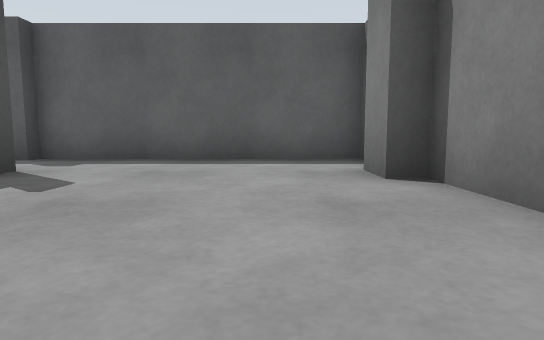
View 1 (above)

24 first-person views from a walk through a Gazebo world. The camera is 0.5 m above the floor, tilts 6° down and sees 75° across. The floor is counted in squares, 1 m on a side. Each view is taken from the middle of a square. On the plan, view 1 faces up. The plan holds only what a view shows up to about 9 squares ahead; the rest is blank. The place goes on beyond the plan.

View 2
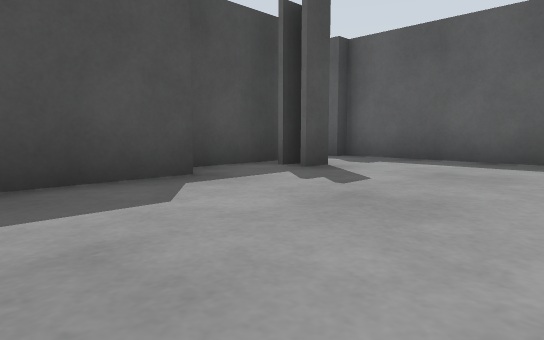

View 3
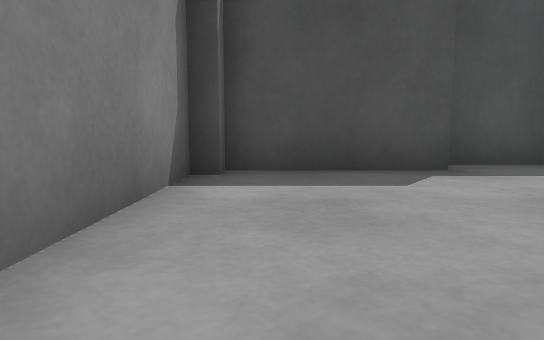

View 4
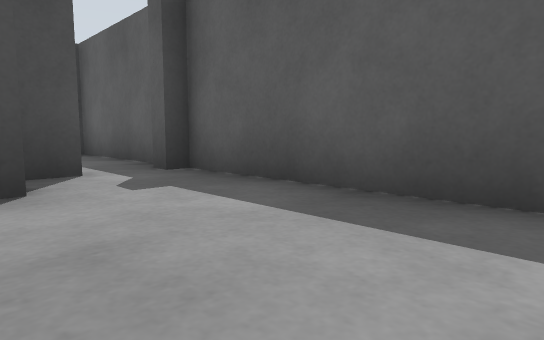

View 5
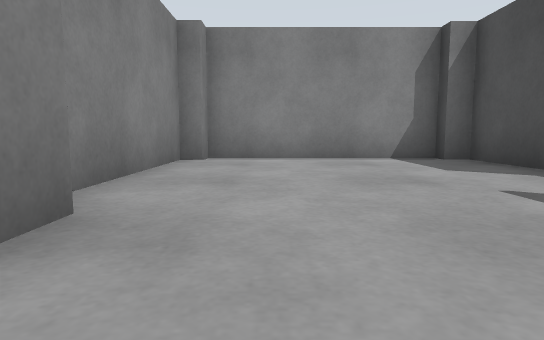

View 6
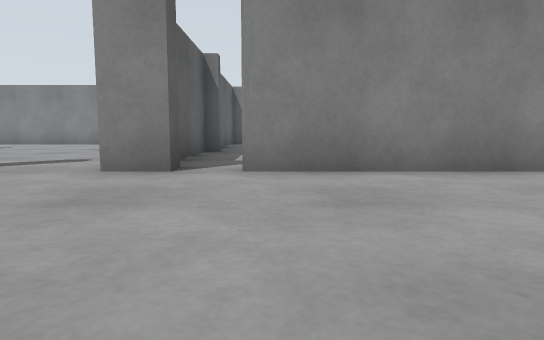

View 7
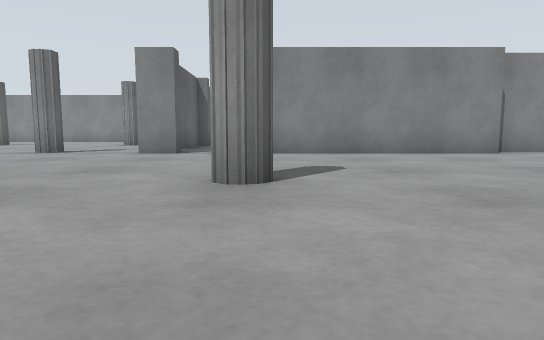

View 8
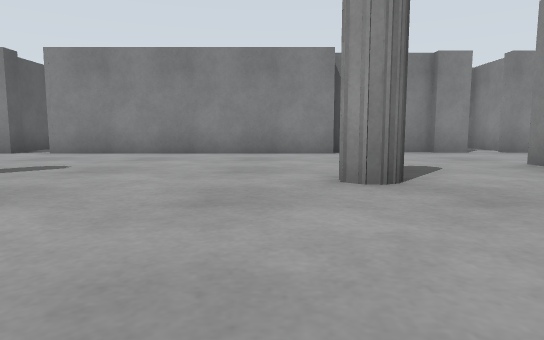

View 9
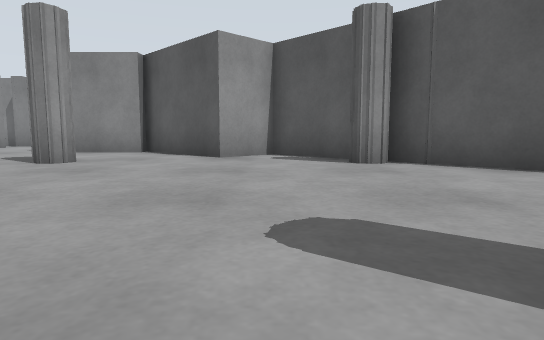

View 10
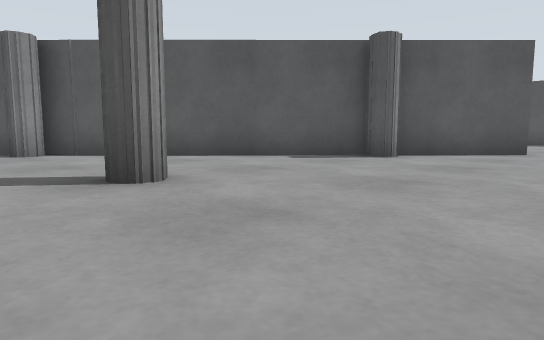

View 11
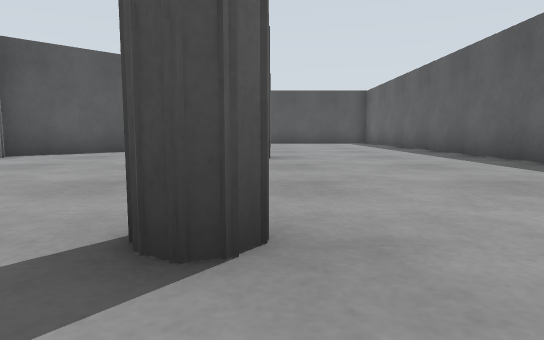

View 12
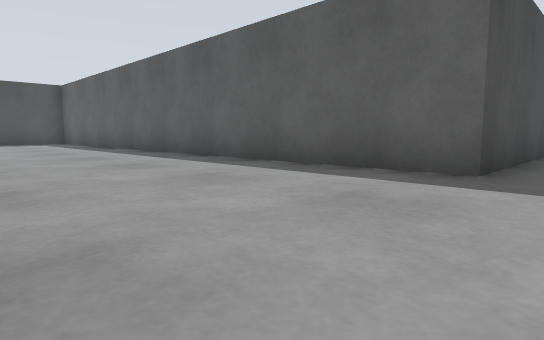

View 13
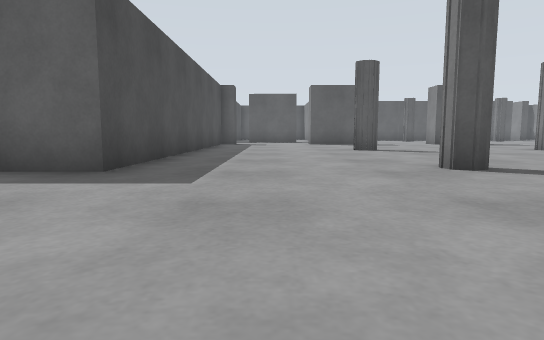

View 14
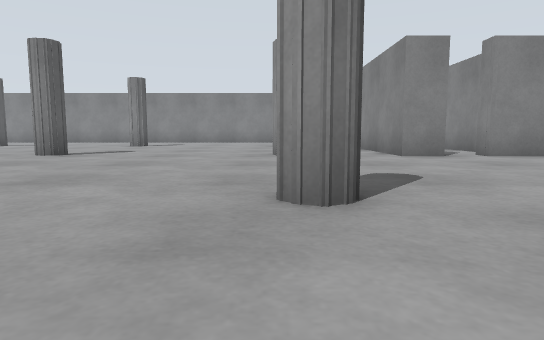

View 15
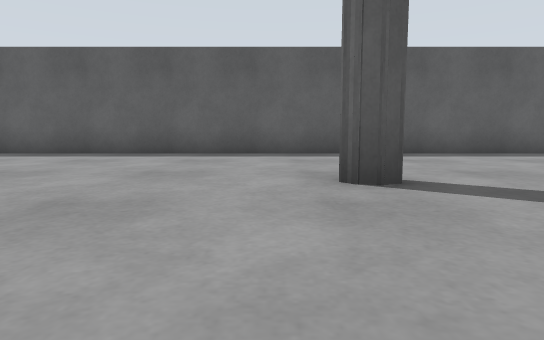

View 16
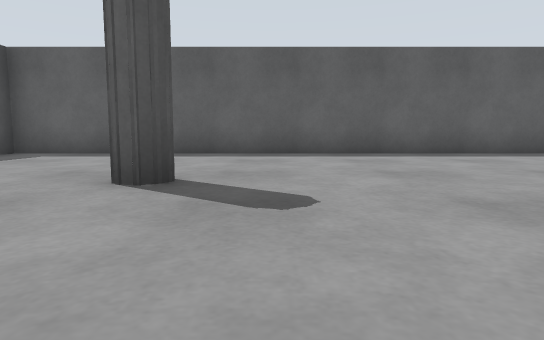

View 17
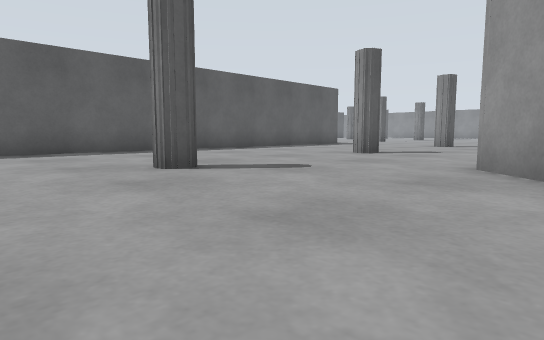

View 18
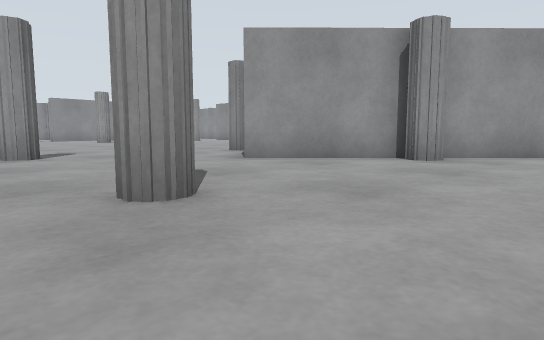

View 19
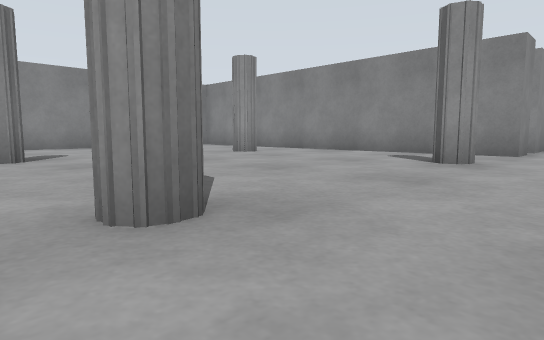

View 20
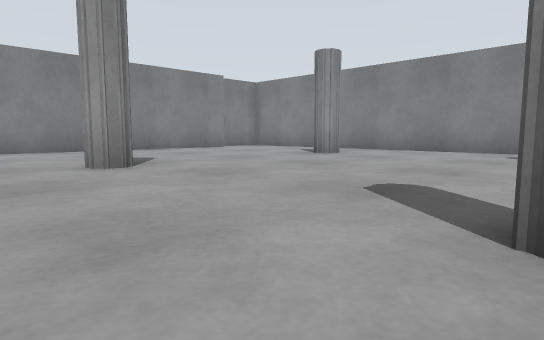

View 21
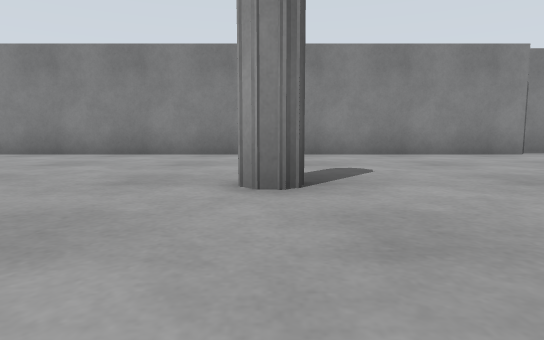

View 22
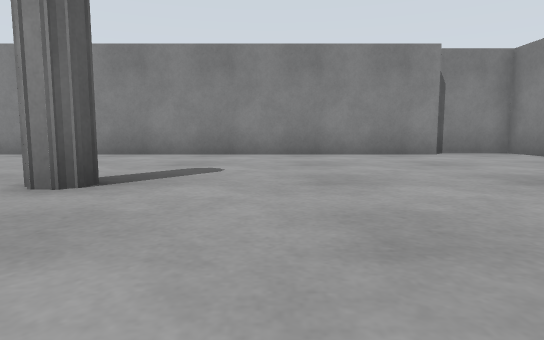

View 23
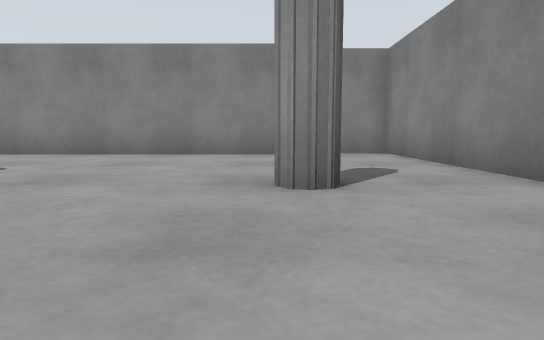

View 24
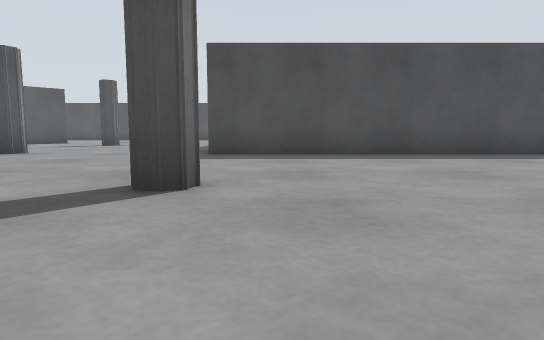

### Floor plan
Points are (right, up) in squares from view 1. A wall is a line through its corners. A room is listed if a view was taken in it or the views show most of it. See-through windows are left out.
Room 1 (views 1, 2, 3, 4, 5)
walls: (-3.7, 2.4) (-3.7, -0.6) (-3.2, -0.6); (-4.4, 5.4) (-4.4, 2.6); (-3.2, -1) (1.2, -1); (-4.9, 6.7) (-9, 6.7); (1.2, -0.6) (1.7, -0.6) (1.7, 3.8) (1.2, 3.8) (1.2, 4.9); (1.8, 6.7) (-4.4, 6.7) (-4.4, 6.4) (-4.9, 6.4); (-8.9, 6.4) (-9.4, 6.4); (-9.4, 5.4) (-8.9, 5.4)
ways out: opening at (-9, 6) to room 2
Room 2 (views 6, 7, 8, 9, 10, 11, 12, 13, 14, 15, 16, 17, 18, 19, 20, 21, 22, 23, 24)
walls: (-19.4, 10) (-19.3, 9.6); (-19.7, 10) (-19.3, 9.8) (-19.5, 9.4); (-14.1, 15.2) (-13.9, 14.9) (-14.3, 14.7); (-14.4, 15.3) (-13.9, 15.2) (-14.2, 14.5) (-14.7, 14.8); (-9.2, 9.9) (-8.9, 10); (-8.8, 9.4) (-9.1, 9.4) (-9.3, 9.6) (-9, 10.1) (-8.7, 9.8); (-9.4, 6.4) (-9.4, 7.2) (-5.8, 7.2); (-19.6, 4.8) (-19.3, 4.3); (-24.9, 9.3) (-25.3, 9.5); (-14.5, -0.6) (-14, -0.9); (-4, 9.7) (-3.6, 10); (-24.8, 4.7) (-24.8, 4.5) (-24.6, 4.5) (-24.8, 4); (-19.2, 20.5) (-19.2, 14.5) (-33.5, 14.5); (-25.2, 4) (-19.9, -1.2); (-3.5, 7.2) (1.7, 7.2) (1.7, 9); (-3.7, 14.7) (-4, 15) (-3.6, 15.4); (-19.5, -1.7) (-18, -3.2) (-17, -2.2) (-14.9, -4.2); (-9.4, -1.5) (-9.4, 5.4); (-14.8, -4.1) (-12.2, -4.1); (-29.9, 9.8) (-30.2, 9.3) (-30.6, 9.4); (-8.8, -4.1) (-8.8, -1.5); (-29.9, 4.1) (-27.7, 6.4) (-25.5, 4.3); (-9.1, -5) (-9.1, -4); (1.2, 9.1) (1.2, 20.5); (-9.1, -6.5) (-9.1, -5.9); (-31.9, 2.1) (-30.4, 3.6)
ways out: opening at (-9, 6) to room 1

Where each view was taken, in squares from view 1:
view 1: 0 up, 0 right, facing up
view 2: 0 up, 0 right, facing up-left
view 3: 0 up, 1 right, facing left
view 4: 4 up, 0 right, facing up-left
view 5: 6 up, 0 right, facing down
view 6: 5 up, 14 left, facing right
view 7: 4 up, 18 left, facing right
view 8: 0 up, 18 left, facing right
view 9: 5 up, 18 left, facing down
view 10: 8 up, 18 left, facing down-left
view 11: 10 up, 18 left, facing left
view 12: 10 up, 18 left, facing up-left
view 13: 10 up, 17 left, facing up
view 14: 10 up, 17 left, facing right
view 15: 6 up, 26 left, facing up
view 16: 6 up, 29 left, facing up
view 17: 5 up, 33 left, facing up-right
view 18: 11 up, 33 left, facing down-right
view 19: 16 up, 11 left, facing down-right
view 20: 17 up, 9 left, facing down-right
view 21: 15 up, 7 left, facing right
view 22: 13 up, 7 left, facing right
view 23: 10 up, 7 left, facing right
view 24: 16 up, 11 left, facing left
